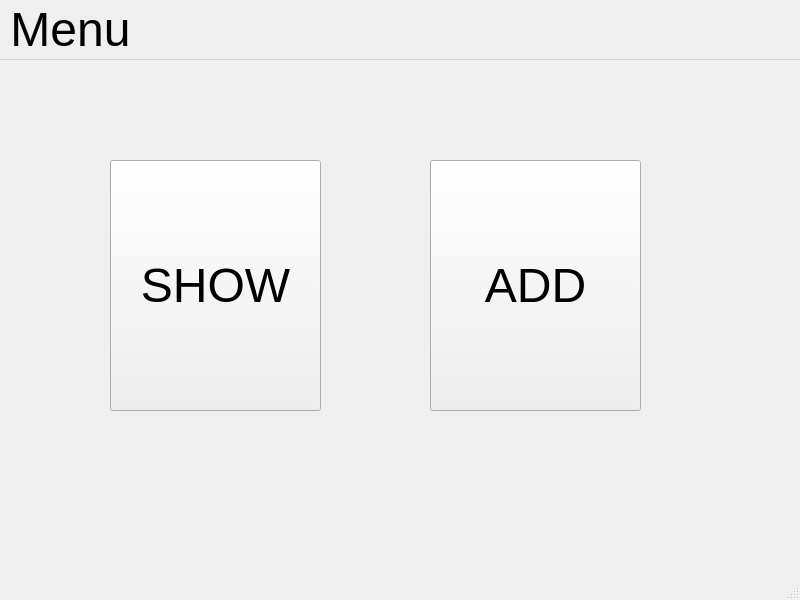
<?xml version="1.0" encoding="UTF-8"?>
<ui version="4.0">
 <class>MainWindow</class>
 <widget class="QMainWindow" name="MainWindow">
  <property name="geometry">
   <rect>
    <x>0</x>
    <y>0</y>
    <width>800</width>
    <height>600</height>
   </rect>
  </property>
  <property name="font">
   <font>
    <family>Arial</family>
    <pointsize>36</pointsize>
   </font>
  </property>
  <property name="windowTitle">
   <string>Welcome  Noza Shatz</string>
  </property>
  <widget class="QWidget" name="centralwidget">
   <widget class="QPushButton" name="show_btn">
    <property name="geometry">
     <rect>
      <x>110</x>
      <y>100</y>
      <width>211</width>
      <height>251</height>
     </rect>
    </property>
    <property name="text">
     <string>SHOW</string>
    </property>
   </widget>
   <widget class="QPushButton" name="add_btn">
    <property name="geometry">
     <rect>
      <x>430</x>
      <y>100</y>
      <width>211</width>
      <height>251</height>
     </rect>
    </property>
    <property name="text">
     <string>ADD</string>
    </property>
   </widget>
  </widget>
  <widget class="QMenuBar" name="menubar">
   <property name="geometry">
    <rect>
     <x>0</x>
     <y>0</y>
     <width>800</width>
     <height>61</height>
    </rect>
   </property>
   <widget class="QMenu" name="menuhistory">
    <property name="title">
     <string>Menu</string>
    </property>
    <addaction name="actionHistory"/>
   </widget>
   <addaction name="menuhistory"/>
  </widget>
  <widget class="QStatusBar" name="statusbar"/>
  <action name="actionHistory">
   <property name="text">
    <string>History</string>
   </property>
  </action>
 </widget>
 <resources/>
 <connections/>
</ui>
